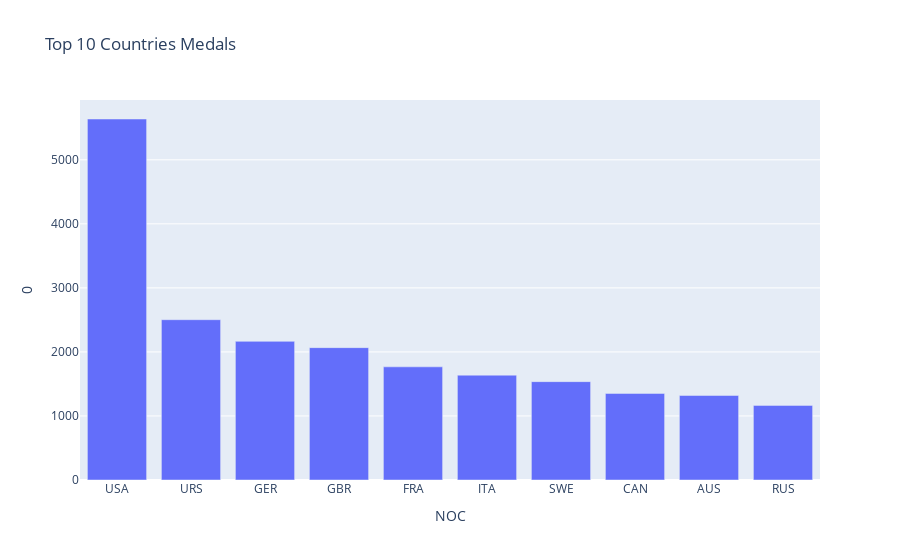

Here is the notebook cell this chart was saved with:
### Code cell
def top_10_countries(df):
    df_ = df.copy()  # good to create a copy 
    df_ = df_[df_["Medal"].isna() == False]
    df_value_counts = df_.value_counts("NOC")
    df_top10 = df_value_counts.head(10)
    df_top10 
    fig = px.bar(df_top10.reset_index().head(10), x="NOC", y=0, title= "Top 10 Countries Medals")
    return fig


#top_10_countries(df)
fig = top_10_countries(df).show()

### Figure 1 — Plotly figure (JSON) as saved in the notebook; plotly's stock layout.template omitted (floating-point values rounded to 4 significant figures)
{"data": [{"alignmentgroup": "True", "hovertemplate": "NOC=%{x}<br>0=%{y}<extra></extra>", "legendgroup": "", "marker": {"color": "#636efa", "pattern": {"shape": ""}}, "name": "", "offsetgroup": "", "orientation": "v", "showlegend": false, "textposition": "auto", "type": "bar", "x": ["USA", "URS", "GER", "GBR", "FRA", "ITA", "SWE", "CAN", "AUS", "RUS"], "xaxis": "x", "y": [5637, 2503, 2165, 2067, 1767, 1637, 1536, 1352, 1320, 1165], "yaxis": "y"}], "layout": {"barmode": "relative", "legend": {"tracegroupgap": 0}, "title": {"text": "Top 10 Countries Medals"}, "xaxis": {"anchor": "y", "domain": [0, 1], "title": {"text": "NOC"}}, "yaxis": {"anchor": "x", "domain": [0, 1], "title": {"text": "0"}}}}
